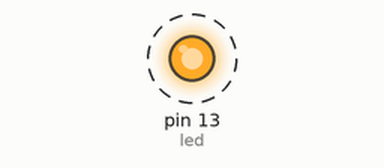
A sketch run on a simulated Arduino Uno, built with avr-gcc and run on an emulated ATmega328P. Parts: output pins drawn as LEDs (lit = HIGH). Dashed ring = blinking. What the sketch prints to the serial monitor is not drawn.

Above: at 0.5 s.
Timing chart, 0 to 4.6 s (numbered marks = the images above):
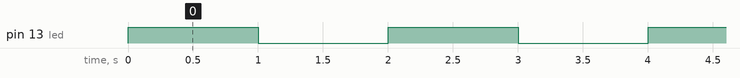

Measured:
- by itself, pin 13 (led): alternates HIGH for 1.0 s and LOW for 1.0 s

The sketch:

P4_BlinkLED_SERIAL.ino
```cpp
int led = 13; //pin 13 del arduino

void setup() {
  // put your setup code here, to run once:
  pinMode(led, OUTPUT); //INPUT   OUTPUT
  Serial.begin(9600);  //vel por defecto usada por arduino ..
}

void loop() {
  // put your main code here, to run repeatedly:
  digitalWrite(led, 1);  //1 prender  0 = apagar  HIGH / LOW
  Serial.println("LED ENCEDIDO");
  delay(1000);
  digitalWrite(led, 0);
  Serial.println("LED APAGADO");
  delay(1000);
}
```
